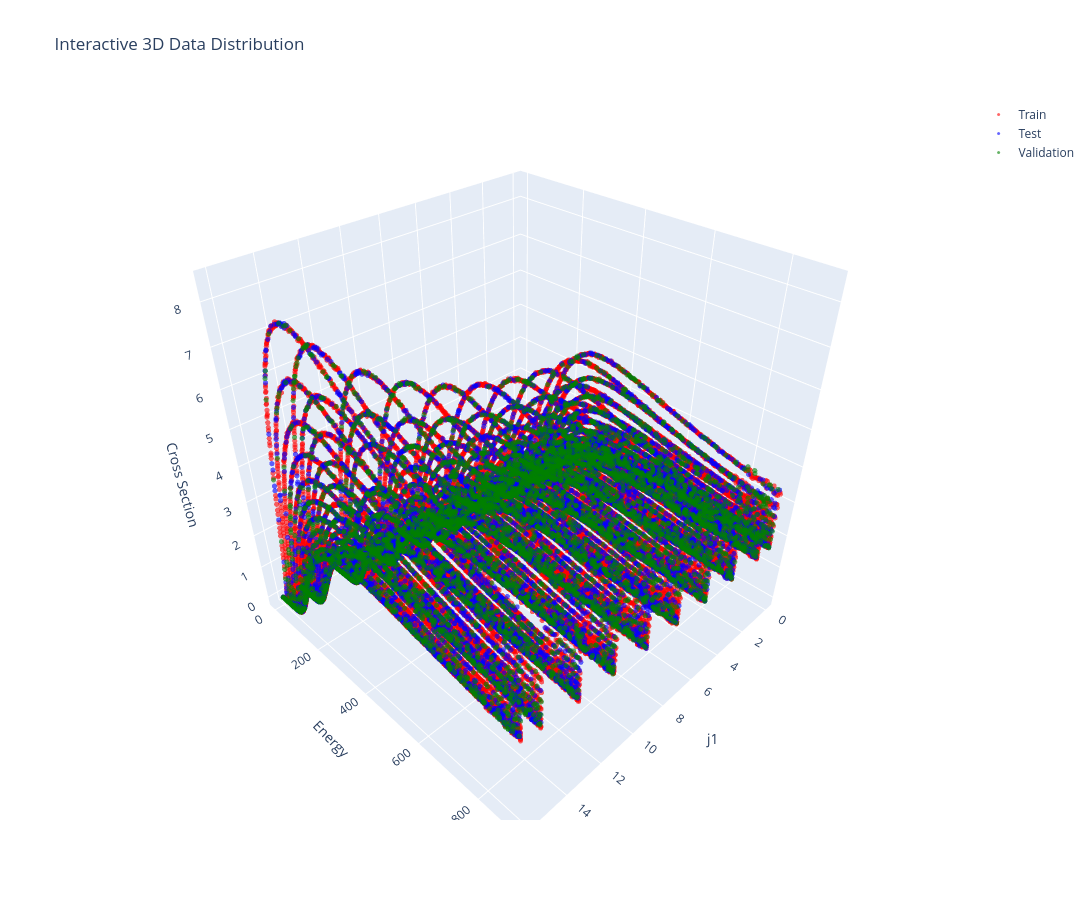

Notebook code for this chart:
### Code cell
import plotly.graph_objects as go

fig = go.Figure()

# Train points
fig.add_trace(go.Scatter3d(
    x=Xraw_selected_train[:, 0],
    y=Xraw_selected_train[:, 2],
    z=yraw_selected_train,
    mode='markers',
    marker=dict(size=3, color='red', opacity=0.6),
    name='Train'
))

# Test points
fig.add_trace(go.Scatter3d(
    x=Xraw_selected_test[:, 0],
    y=Xraw_selected_test[:, 2],
    z=yraw_selected_test,
    mode='markers',
    marker=dict(size=3, color='blue', opacity=0.6),
    name='Test'
))

fig.add_trace(go.Scatter3d(
    x=Xraw_selected_val[:, 0],
    y=Xraw_selected_val[:, 2],
    z=yraw_selected_val, 
    mode='markers',
    marker=dict(size=3, color='green', opacity=0.6),
    name='Validation'
))

# Set dimensions and layout
fig.update_layout(
    width=1200,   # Set width
    height=900,   # Set height
    title="Interactive 3D Data Distribution",
    scene=dict(
        xaxis_title='j1',
        yaxis_title='Energy',
        zaxis_title='Cross Section'
    )
)

fig.show()

### Figure 1 — Plotly figure (JSON) as saved in the notebook; plotly's stock layout.template omitted (floating-point values rounded to 4 significant figures; data arrays with more than 128 entries replaced by an {"elided": "..."} marker saying what was removed)
{"data": [{"marker": {"color": "red", "opacity": 0.6, "size": 3}, "mode": "markers", "name": "Train", "type": "scatter3d", "x": {"elided": "39780 float values"}, "y": {"elided": "39780 float values"}, "z": {"elided": "39780 float values"}}, {"marker": {"color": "blue", "opacity": 0.6, "size": 3}, "mode": "markers", "name": "Test", "type": "scatter3d", "x": {"elided": "11700 float values"}, "y": {"elided": "11700 float values"}, "z": {"elided": "11700 float values"}}, {"marker": {"color": "green", "opacity": 0.6, "size": 3}, "mode": "markers", "name": "Validation", "type": "scatter3d", "x": {"elided": "7020 float values"}, "y": {"elided": "7020 float values"}, "z": {"elided": "7020 float values"}}], "layout": {"height": 900, "scene": {"xaxis": {"title": {"text": "j1"}}, "yaxis": {"title": {"text": "Energy"}}, "zaxis": {"title": {"text": "Cross Section"}}}, "title": {"text": "Interactive 3D Data Distribution"}, "width": 1200}}
